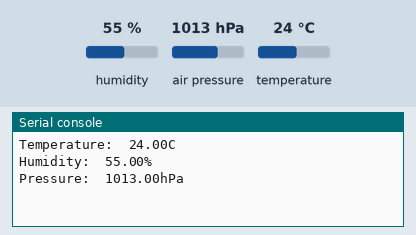
Recording of a program running on a simulated ESP32 board running MicroPython. Shown: the last lines printed to the serial console. Inputs (shaded band) come from the test bench; at power-on: humidity 55 %, air pressure 1013 hPa, temperature 24 °C.

Above: at 1.2 s.
1.3 s: humidity set to 22 %
At 5.6 s:
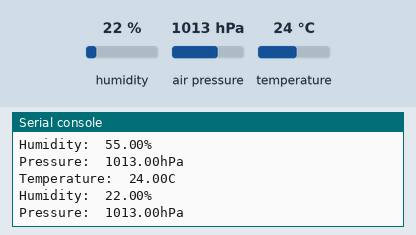
7.3 s: air pressure set to 952 hPa
At 11.1 s:
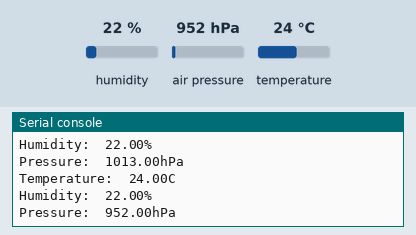
13.3 s: temperature set to 12 °C
At 15.4 s:
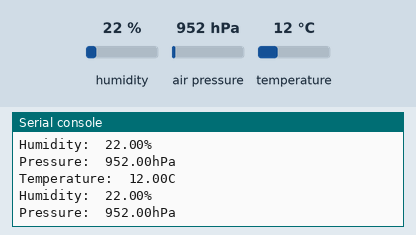

Measured:
- after the input at 1.3 s, the serial console: prints a new line after 3.7 s (image 1)
- after the input at 7.3 s, the serial console: prints a new line after 2.7 s (image 2)
- after the input at 13.3 s, the serial console: prints a new line after 1.8 s (image 3)

The program:

main.py
```python
from machine import Pin, I2C
from time import sleep
import BME280

# ESP32 - Pin assignment
i2c = I2C(scl=Pin(22), sda=Pin(21), freq=10000)
# ESP8266 - Pin assignment
#i2c = I2C(scl=Pin(5), sda=Pin(4), freq=10000)

while True:
  bme = BME280.BME280(i2c=i2c)
  temp = bme.temperature
  hum = bme.humidity
  pres = bme.pressure
  # uncomment for temperature in Fahrenheit
  #temp = (bme.read_temperature()/100) * (9/5) + 32
  #temp = str(round(temp, 2)) + 'F'
  print('Temperature: ', temp)
  print('Humidity: ', hum)
  print('Pressure: ', pres)

  sleep(5)
```
